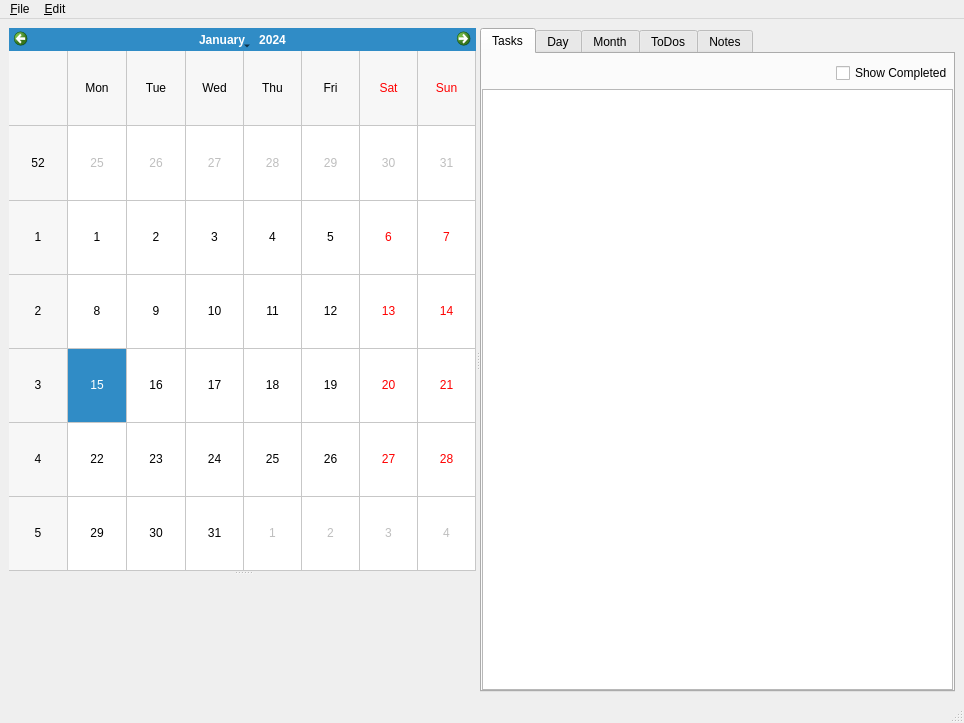
<?xml version="1.0" encoding="UTF-8"?>
<ui version="4.0">
 <class>mainWindow</class>
 <widget class="QMainWindow" name="mainWindow">
  <property name="geometry">
   <rect>
    <x>0</x>
    <y>0</y>
    <width>964</width>
    <height>723</height>
   </rect>
  </property>
  <property name="windowTitle">
   <string>Hanlendar</string>
  </property>
  <widget class="QWidget" name="centralwidget">
   <layout class="QVBoxLayout" name="verticalLayout_7">
    <item>
     <widget class="QSplitter" name="splitter_2">
      <property name="orientation">
       <enum>Qt::Horizontal</enum>
      </property>
      <widget class="QSplitter" name="splitter">
       <property name="orientation">
        <enum>Qt::Vertical</enum>
       </property>
       <widget class="QWidget" name="navcalendar_holder" native="true">
        <layout class="QVBoxLayout" name="verticalLayout_4">
         <property name="leftMargin">
          <number>0</number>
         </property>
         <property name="topMargin">
          <number>0</number>
         </property>
         <property name="rightMargin">
          <number>0</number>
         </property>
         <property name="bottomMargin">
          <number>0</number>
         </property>
         <item>
          <widget class="NavCalendar" name="navcalendar">
           <property name="gridVisible">
            <bool>true</bool>
           </property>
           <property name="horizontalHeaderFormat">
            <enum>QCalendarWidget::ShortDayNames</enum>
           </property>
          </widget>
         </item>
        </layout>
       </widget>
       <widget class="QWidget" name="details_holder" native="true">
        <layout class="QVBoxLayout" name="verticalLayout_5">
         <property name="leftMargin">
          <number>0</number>
         </property>
         <property name="topMargin">
          <number>0</number>
         </property>
         <property name="rightMargin">
          <number>0</number>
         </property>
         <property name="bottomMargin">
          <number>0</number>
         </property>
         <item>
          <widget class="QStackedWidget" name="entityDetailsStack">
           <property name="currentIndex">
            <number>2</number>
           </property>
           <widget class="QWidget" name="empty_page">
            <layout class="QHBoxLayout" name="horizontalLayout">
             <item>
              <widget class="QLabel" name="label_3">
               <property name="text">
                <string>No item selected</string>
               </property>
               <property name="alignment">
                <set>Qt::AlignCenter</set>
               </property>
              </widget>
             </item>
            </layout>
           </widget>
           <widget class="QWidget" name="task_page">
            <layout class="QGridLayout" name="gridLayout">
             <item row="0" column="0">
              <widget class="TaskDetails" name="taskDetails" native="true"/>
             </item>
            </layout>
           </widget>
           <widget class="QWidget" name="todo_page">
            <layout class="QVBoxLayout" name="verticalLayout_3">
             <item>
              <widget class="ToDoDetails" name="todoDetails" native="true"/>
             </item>
            </layout>
           </widget>
          </widget>
         </item>
        </layout>
       </widget>
      </widget>
      <widget class="QWidget" name="lists_holder" native="true">
       <layout class="QVBoxLayout" name="verticalLayout_6">
        <property name="leftMargin">
         <number>0</number>
        </property>
        <property name="topMargin">
         <number>0</number>
        </property>
        <property name="rightMargin">
         <number>0</number>
        </property>
        <property name="bottomMargin">
         <number>0</number>
        </property>
        <item>
         <widget class="QTabWidget" name="lists_tabs">
          <property name="currentIndex">
           <number>0</number>
          </property>
          <widget class="QWidget" name="tasks_tab">
           <attribute name="title">
            <string>Tasks</string>
           </attribute>
           <layout class="QVBoxLayout" name="verticalLayout_8">
            <property name="leftMargin">
             <number>0</number>
            </property>
            <property name="topMargin">
             <number>0</number>
            </property>
            <property name="rightMargin">
             <number>0</number>
            </property>
            <property name="bottomMargin">
             <number>0</number>
            </property>
            <item>
             <layout class="QHBoxLayout" name="horizontalLayout_2">
              <property name="topMargin">
               <number>9</number>
              </property>
              <item>
               <spacer name="horizontalSpacer">
                <property name="orientation">
                 <enum>Qt::Horizontal</enum>
                </property>
                <property name="sizeHint" stdset="0">
                 <size>
                  <width>40</width>
                  <height>20</height>
                 </size>
                </property>
               </spacer>
              </item>
              <item>
               <widget class="QCheckBox" name="showCompletedTasksListCB">
                <property name="text">
                 <string>Show Completed</string>
                </property>
               </widget>
              </item>
             </layout>
            </item>
            <item>
             <widget class="TaskTable" name="tasksTable"/>
            </item>
           </layout>
          </widget>
          <widget class="QWidget" name="day_tab">
           <attribute name="title">
            <string>Day</string>
           </attribute>
           <layout class="QVBoxLayout" name="verticalLayout_10" stretch="0,1">
            <property name="spacing">
             <number>0</number>
            </property>
            <property name="leftMargin">
             <number>0</number>
            </property>
            <property name="topMargin">
             <number>0</number>
            </property>
            <property name="rightMargin">
             <number>0</number>
            </property>
            <property name="bottomMargin">
             <number>0</number>
            </property>
            <item>
             <layout class="QHBoxLayout" name="horizontalLayout_7">
              <property name="topMargin">
               <number>9</number>
              </property>
              <item>
               <spacer name="horizontalSpacer_4">
                <property name="orientation">
                 <enum>Qt::Horizontal</enum>
                </property>
                <property name="sizeHint" stdset="0">
                 <size>
                  <width>40</width>
                  <height>20</height>
                 </size>
                </property>
               </spacer>
              </item>
              <item>
               <widget class="QCheckBox" name="showCompletedTasksDayCB">
                <property name="text">
                 <string>Show Completed</string>
                </property>
               </widget>
              </item>
             </layout>
            </item>
            <item>
             <widget class="DayListWidget" name="dayList" native="true"/>
            </item>
           </layout>
          </widget>
          <widget class="QWidget" name="month_tab">
           <attribute name="title">
            <string>Month</string>
           </attribute>
           <layout class="QVBoxLayout" name="verticalLayout">
            <property name="leftMargin">
             <number>0</number>
            </property>
            <property name="topMargin">
             <number>0</number>
            </property>
            <property name="rightMargin">
             <number>0</number>
            </property>
            <property name="bottomMargin">
             <number>0</number>
            </property>
            <item>
             <layout class="QHBoxLayout" name="horizontalLayout_4">
              <property name="topMargin">
               <number>9</number>
              </property>
              <item>
               <spacer name="horizontalSpacer_3">
                <property name="orientation">
                 <enum>Qt::Horizontal</enum>
                </property>
                <property name="sizeHint" stdset="0">
                 <size>
                  <width>40</width>
                  <height>20</height>
                 </size>
                </property>
               </spacer>
              </item>
              <item>
               <widget class="QCheckBox" name="showCompletedTasksMonthCB">
                <property name="text">
                 <string>Show Completed</string>
                </property>
               </widget>
              </item>
             </layout>
            </item>
            <item>
             <widget class="MonthCalendar" name="monthCalendar">
              <property name="gridVisible">
               <bool>true</bool>
              </property>
              <property name="verticalHeaderFormat">
               <enum>QCalendarWidget::NoVerticalHeader</enum>
              </property>
              <property name="navigationBarVisible">
               <bool>false</bool>
              </property>
              <property name="dateEditEnabled">
               <bool>false</bool>
              </property>
             </widget>
            </item>
           </layout>
          </widget>
          <widget class="QWidget" name="todos_tab">
           <attribute name="title">
            <string>ToDos</string>
           </attribute>
           <layout class="QVBoxLayout" name="verticalLayout_9" stretch="0,0">
            <property name="leftMargin">
             <number>0</number>
            </property>
            <property name="topMargin">
             <number>0</number>
            </property>
            <property name="rightMargin">
             <number>0</number>
            </property>
            <property name="bottomMargin">
             <number>0</number>
            </property>
            <item>
             <layout class="QHBoxLayout" name="horizontalLayout_3">
              <property name="topMargin">
               <number>9</number>
              </property>
              <item>
               <spacer name="horizontalSpacer_2">
                <property name="orientation">
                 <enum>Qt::Horizontal</enum>
                </property>
                <property name="sizeHint" stdset="0">
                 <size>
                  <width>40</width>
                  <height>20</height>
                 </size>
                </property>
               </spacer>
              </item>
              <item>
               <widget class="QCheckBox" name="showCompletedToDosCB">
                <property name="text">
                 <string>Show Completed</string>
                </property>
               </widget>
              </item>
             </layout>
            </item>
            <item>
             <widget class="ToDoTable" name="todosTable"/>
            </item>
           </layout>
          </widget>
          <widget class="QWidget" name="notes_tab">
           <attribute name="title">
            <string>Notes</string>
           </attribute>
           <layout class="QVBoxLayout" name="verticalLayout_2">
            <property name="leftMargin">
             <number>0</number>
            </property>
            <property name="topMargin">
             <number>0</number>
            </property>
            <property name="rightMargin">
             <number>0</number>
            </property>
            <property name="bottomMargin">
             <number>0</number>
            </property>
            <item>
             <widget class="NotesWidget" name="notesWidget" native="true"/>
            </item>
           </layout>
          </widget>
         </widget>
        </item>
       </layout>
      </widget>
     </widget>
    </item>
   </layout>
  </widget>
  <widget class="QMenuBar" name="menubar">
   <property name="geometry">
    <rect>
     <x>0</x>
     <y>0</y>
     <width>964</width>
     <height>22</height>
    </rect>
   </property>
   <widget class="QMenu" name="menuFile">
    <property name="title">
     <string>&amp;File</string>
    </property>
    <addaction name="actionSave_data"/>
    <addaction name="actionImportNotes"/>
    <addaction name="actionExit"/>
   </widget>
   <widget class="QMenu" name="menuEdit">
    <property name="title">
     <string>&amp;Edit</string>
    </property>
    <addaction name="actionOptions"/>
   </widget>
   <addaction name="menuFile"/>
   <addaction name="menuEdit"/>
  </widget>
  <widget class="QStatusBar" name="statusbar"/>
  <action name="actionExit">
   <property name="text">
    <string>&amp;Exit</string>
   </property>
  </action>
  <action name="actionZoom_In">
   <property name="text">
    <string>&amp;Zoom In</string>
   </property>
  </action>
  <action name="actionZoom_Out">
   <property name="text">
    <string>Zoom &amp;Out</string>
   </property>
  </action>
  <action name="actionOptions">
   <property name="text">
    <string>&amp;Options</string>
   </property>
  </action>
  <action name="actionImportNotes">
   <property name="text">
    <string>&amp;Import from Xfce Notes</string>
   </property>
  </action>
  <action name="actionSave_data">
   <property name="text">
    <string>&amp;Save data</string>
   </property>
   <property name="shortcut">
    <string>Ctrl+S</string>
   </property>
  </action>
 </widget>
 <customwidgets>
  <customwidget>
   <class>NavCalendar</class>
   <extends>QCalendarWidget</extends>
   <header>hanlendar.gui.navcalendar</header>
  </customwidget>
  <customwidget>
   <class>TaskDetails</class>
   <extends>QWidget</extends>
   <header>hanlendar.gui.taskdetails</header>
   <container>1</container>
  </customwidget>
  <customwidget>
   <class>NotesWidget</class>
   <extends>QWidget</extends>
   <header>hanlendar.gui.noteswidget</header>
   <container>1</container>
  </customwidget>
  <customwidget>
   <class>ToDoDetails</class>
   <extends>QWidget</extends>
   <header>hanlendar.gui.tododetails</header>
   <container>1</container>
  </customwidget>
  <customwidget>
   <class>MonthCalendar</class>
   <extends>QCalendarWidget</extends>
   <header>hanlendar.gui.monthcalendar</header>
  </customwidget>
  <customwidget>
   <class>DayListWidget</class>
   <extends>QWidget</extends>
   <header>hanlendar.gui.daylistwidget</header>
   <container>1</container>
  </customwidget>
  <customwidget>
   <class>ToDoTable</class>
   <extends>QTreeView</extends>
   <header>hanlendar.gui.todotable</header>
  </customwidget>
  <customwidget>
   <class>TaskTable</class>
   <extends>QTreeView</extends>
   <header>hanlendar.gui.tasktable</header>
  </customwidget>
 </customwidgets>
 <resources/>
 <connections>
  <connection>
   <sender>actionExit</sender>
   <signal>triggered()</signal>
   <receiver>mainWindow</receiver>
   <slot>closeApplication()</slot>
   <hints>
    <hint type="sourcelabel">
     <x>-1</x>
     <y>-1</y>
    </hint>
    <hint type="destinationlabel">
     <x>242</x>
     <y>253</y>
    </hint>
   </hints>
  </connection>
 </connections>
 <slots>
  <slot>closeApplication()</slot>
 </slots>
</ui>
